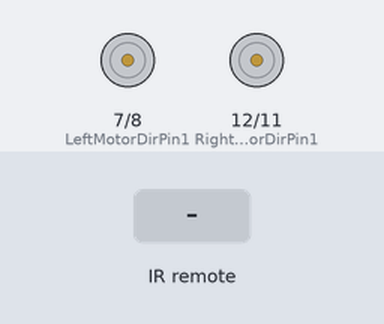
Simulated run of this sketch. Board: Arduino Uno, built with avr-gcc and run on an emulated ATmega328P. On the bench: motor-driver pin pairs drawn as motors (green arrow = first pin HIGH = forward, orange = second pin HIGH = backward, longer = more drive, scaled by the enable pin). The inputs (shaded band) are chosen by the test bench. What the sketch prints to the serial monitor is not drawn.

Above: at 2.2 s.
2.3 s: infrared code 0x00FF18E7 received
At 3.3 s:
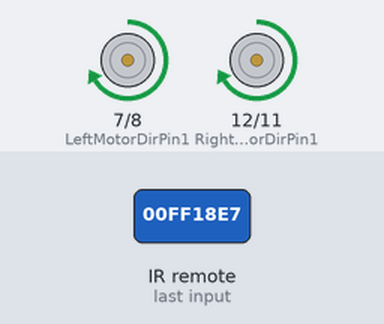
5.5 s: infrared code 0x00FF4AB5 received
At 7.1 s:
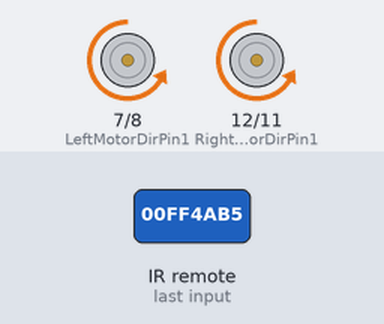
8.9 s: infrared code 0x00FF5AA5 received
At 10.6 s:
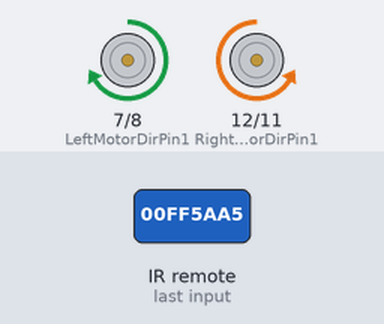
12.3 s: infrared code 0x00FF10EF received
At 13.5 s:
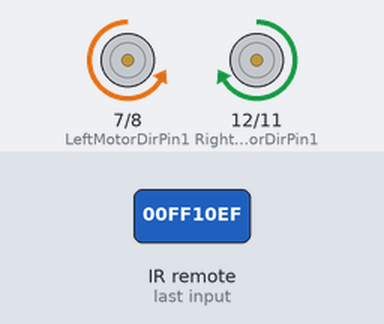
Timing chart, 0 to 15.7 s (numbered marks = the images above; inputs shaded):
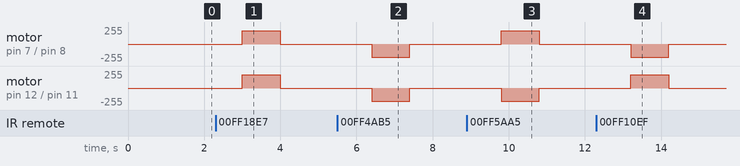

The sketch:

lesson10_sample.ino
```cpp
#include <IRremote.h>
#define IR_PIN    10 //赤外線レシーバ信号ピンはArduinoピンD 10に接続
 IRrecv IR(IR_PIN);  //  IRrecvオブジェクトIRリモコンからコードを取得する
 decode_results IRresults;

#define speedPinR 9    //  右側のPWM信号を送信するピンの設定
#define RightMotorDirPin1  12    //右のモーターの信号ピン1の設定
#define RightMotorDirPin2  11    //右のモーターの信号ピン2の設定
#define speedPinL 6    // 左のPWM信号を送信するピンの設定
#define LeftMotorDirPin1  7    //左のモーターの信号ピン1の設定
#define LeftMotorDirPin2  8   //左のモーターの信号ピン2の設定

 #define IR_ADVANCE       0x00FF18E7       //IRコントローラー 「▲」 ボタンのコード
 #define IR_BACK          0x00FF4AB5       //IRコントローラー 「▼」 ボタンのコード
 #define IR_RIGHT         0x00FF5AA5       //IRコントローラー 「>」 ボタンのコード
 #define IR_LEFT          0x00FF10EF       //IRコントローラー 「<」 ボタンのコード
 #define IR_STOP          0x00FF38C7       //IRコントローラー 「OK」 ボタンのコード
 #define IR_turnsmallleft 0x00FFB04F       //IRコントローラー 「#」 ボタンのコード

enum DN
{
  GO_ADVANCE, //前進する
  GO_LEFT, //左折
  GO_RIGHT,//右折
  GO_BACK,//後進する
  STOP_STOP,
  DEF
}Drive_Num=DEF;

bool stopFlag = true;//停止フラグを設定する
bool JogFlag = false;
uint16_t JogTimeCnt = 0;
uint32_t JogTime=0;
uint8_t motor_update_flag = 0;
/***************モーター制御***************/
void stop_Stop(int time = 1000)    //ストップ
{
  digitalWrite(RightMotorDirPin1, LOW);
  digitalWrite(RightMotorDirPin2, LOW);
  digitalWrite(LeftMotorDirPin1, LOW);
  digitalWrite(LeftMotorDirPin2, LOW);
  delay(time);
}

void go_Advance(int speed = 200, int time = 0)  //前に進む関数
{
  digitalWrite(RightMotorDirPin1, HIGH);
  digitalWrite(RightMotorDirPin2, LOW);
  digitalWrite(LeftMotorDirPin1, HIGH);
  digitalWrite(LeftMotorDirPin2, LOW);
  analogWrite(speedPinL, speed);
  analogWrite(speedPinR, speed);
  if (time == 0) {
    ;
  } else {
    delay(time);
    stop_Stop();
  }
}
void go_Left(int speed = 200, int time = 0) //左に旋回する関数
{
  digitalWrite(RightMotorDirPin1, HIGH);
  digitalWrite(RightMotorDirPin2, LOW);
  digitalWrite(LeftMotorDirPin1, LOW);
  digitalWrite(LeftMotorDirPin2, HIGH);
  analogWrite(speedPinL, speed);
  analogWrite(speedPinR, speed);
  if (time == 0) {
    ;
  } else {
    delay(time);
    stop_Stop();
  }
}
void go_Right(int speed = 200, int time = 0) //右に旋回する関数
{
  digitalWrite(RightMotorDirPin1, LOW);
  digitalWrite(RightMotorDirPin2, HIGH);
  digitalWrite(LeftMotorDirPin1, HIGH);
  digitalWrite(LeftMotorDirPin2, LOW);
  analogWrite(speedPinL, speed);
  analogWrite(speedPinR, speed);
  if (time == 0) {
    ;
  } else {
    delay(time);
    stop_Stop();
  }
}
void go_Back(int speed = 200, int time = 0) //後ろに下がる関数
{
  digitalWrite(RightMotorDirPin1, LOW);
  digitalWrite(RightMotorDirPin2, HIGH);
  digitalWrite(LeftMotorDirPin1, LOW);
  digitalWrite(LeftMotorDirPin2, HIGH);
  analogWrite(speedPinL, speed);
  analogWrite(speedPinR, speed);
  if (time == 0) {
    ;
  } else {
    delay(time);
    stop_Stop();
  }
}

//モーター速度の設定
void set_Motorspeed(int speed_L, int speed_R)
{
  analogWrite(speedPinL, speed_L);
  analogWrite(speedPinR, speed_R);
}

/**************赤外線コードを検出する***************/
void do_IR_Tick()
{
  if(IR.decode(&IRresults))
  {
    Serial.print(IRresults.value,HEX); //シリアルに値を出力する
    if(IRresults.value==IR_ADVANCE)
    {
      Drive_Num=GO_ADVANCE;
      Serial.print(" >> GO_ADVANCE");
    }
    else if(IRresults.value==IR_RIGHT)
    {
       Drive_Num=GO_RIGHT;
       Serial.print(" >> GO_RIGHT");
    }
    else if(IRresults.value==IR_LEFT)
    {
       Drive_Num=GO_LEFT;
       Serial.print(" >> GO_LEFT");
    }
    else if(IRresults.value==IR_BACK)
    {
        Drive_Num=GO_BACK;
        Serial.print(" >> GO_BACK");
    }
    else if(IRresults.value==IR_STOP)
    {
        Drive_Num=STOP_STOP;
        Serial.print(" >> STOP_STOP");
    }
    Serial.println("");
    IRresults.value = 0;
    IR.resume();
  }
}

/**************車制御**************/
void do_Drive_Tick()
{
    switch (Drive_Num)
    {
      case GO_ADVANCE://GO_ADVANCEコードが検出された場合、前に進みます。
        go_Advance(200, 1000); //ここのパラメータを調整しよう
        JogFlag = true;
        JogTimeCnt = 1;
        JogTime=millis();
        break;
      case GO_LEFT: //GO_LEFTコードが検出された場合は、左に曲がります。
        go_Left(200, 1000);//ここのパラメータを調整しよう
        JogFlag = true;
        JogTimeCnt = 1;
        JogTime=millis();
        break;
      case GO_RIGHT://GO_RIGHTコードが検出された場合は右に曲がる
        go_Right(200, 1000);//ここのパラメータを調整しよう
        JogFlag = true;
        JogTimeCnt = 1;
        JogTime=millis();
        break;
      case GO_BACK://GO_BACKコードが検出された場合、バックします
        go_Back(200, 1000);//ここのパラメータを調整しよう
        JogFlag = true;
        JogTimeCnt = 1;
        JogTime=millis();
        break;
      case STOP_STOP://STOP_STOPコードが検出された場合、ストップします。
        stop_Stop();
        JogTime = 0;
        break;
      default:break;
    }
    Drive_Num=DEF;
    if(millis()-JogTime>=200)
    {
      JogTime=millis();
      if(JogFlag == true)
      {
        stopFlag = false;
        if(JogTimeCnt <= 0)
        {
          JogFlag = false; stopFlag = true;
        }
        JogTimeCnt--;
      }
      if(stopFlag == true)
      {
        JogTimeCnt=0;
        stop_Stop();
      }
    }
}

void setup()
{
  //モーターのPinの設定を行う
  pinMode(RightMotorDirPin1, OUTPUT);
  pinMode(RightMotorDirPin2, OUTPUT);
  pinMode(speedPinL, OUTPUT);

  pinMode(LeftMotorDirPin1, OUTPUT);
  pinMode(LeftMotorDirPin2, OUTPUT);
  pinMode(speedPinR, OUTPUT);
  stop_Stop();

  //赤外線受信機モジュールを有効にする
  pinMode(IR_PIN, INPUT);
  digitalWrite(IR_PIN, HIGH);
  IR.enableIRIn();

  //シリアルを初期化し、ボーレートは9600に設定する
  Serial.begin(9600);
  Serial.println("--プログラムスタート！--");
}


void loop()
{
  do_IR_Tick();
  do_Drive_Tick();
}
```

Measured:
- after the input at 2.3 s, motor on pin 7 (LeftMotorDirPin1) / pin 8 (LeftMotorDirPin2), motor on pin 12 (RightMotorDirPin1) / pin 11 (RightMotorDirPin2): stopped → forward 200/255 after 0.70 s, → stopped 1.0 s later
- after the input at 5.5 s, motor on pin 7 (LeftMotorDirPin1) / pin 8 (LeftMotorDirPin2), motor on pin 12 (RightMotorDirPin1) / pin 11 (RightMotorDirPin2): stopped → backward 200/255 after 0.90 s, → stopped 1.0 s later
- after the input at 8.9 s, motor on pin 7 (LeftMotorDirPin1) / pin 8 (LeftMotorDirPin2): stopped → forward 200/255 after 0.90 s, → stopped 1.0 s later; motor on pin 12 (RightMotorDirPin1) / pin 11 (RightMotorDirPin2): stopped → backward 200/255 after 0.90 s, → stopped 1.0 s later
- after the input at 12.3 s, motor on pin 7 (LeftMotorDirPin1) / pin 8 (LeftMotorDirPin2): stopped → backward 200/255 after 0.90 s, → stopped 1.0 s later; motor on pin 12 (RightMotorDirPin1) / pin 11 (RightMotorDirPin2): stopped → forward 200/255 after 0.90 s, → stopped 1.0 s later
